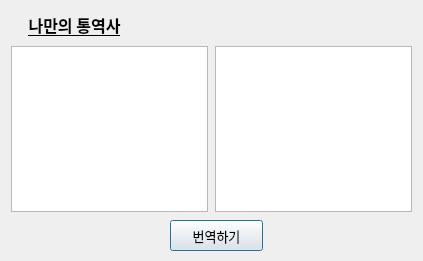
<?xml version="1.0" encoding="UTF-8"?>
<ui version="4.0">
 <class>Dialog</class>
 <widget class="QDialog" name="Dialog">
  <property name="geometry">
   <rect>
    <x>0</x>
    <y>0</y>
    <width>423</width>
    <height>261</height>
   </rect>
  </property>
  <property name="windowTitle">
   <string>Dialog</string>
  </property>
  <widget class="QLabel" name="title">
   <property name="geometry">
    <rect>
     <x>11</x>
     <y>11</y>
     <width>127</width>
     <height>28</height>
    </rect>
   </property>
   <property name="font">
    <font>
     <family>맑은 고딕</family>
     <pointsize>12</pointsize>
     <weight>75</weight>
     <bold>true</bold>
     <underline>true</underline>
    </font>
   </property>
   <property name="styleSheet">
    <string notr="true"/>
   </property>
   <property name="text">
    <string>나만의 통역사</string>
   </property>
   <property name="scaledContents">
    <bool>false</bool>
   </property>
   <property name="alignment">
    <set>Qt::AlignCenter</set>
   </property>
   <property name="margin">
    <number>0</number>
   </property>
  </widget>
  <widget class="QTextEdit" name="inP">
   <property name="geometry">
    <rect>
     <x>11</x>
     <y>46</y>
     <width>197</width>
     <height>166</height>
    </rect>
   </property>
   <property name="html">
    <string>&lt;!DOCTYPE HTML PUBLIC &quot;-//W3C//DTD HTML 4.0//EN&quot; &quot;http://www.w3.org/TR/REC-html40/strict.dtd&quot;&gt;
&lt;html&gt;&lt;head&gt;&lt;meta name=&quot;qrichtext&quot; content=&quot;1&quot; /&gt;&lt;style type=&quot;text/css&quot;&gt;
p, li { white-space: pre-wrap; }
&lt;/style&gt;&lt;/head&gt;&lt;body style=&quot; font-family:'Gulim'; font-size:9pt; font-weight:400; font-style:normal;&quot;&gt;
&lt;p style=&quot;-qt-paragraph-type:empty; margin-top:0px; margin-bottom:0px; margin-left:0px; margin-right:0px; -qt-block-indent:0; text-indent:0px;&quot;&gt;&lt;br /&gt;&lt;/p&gt;&lt;/body&gt;&lt;/html&gt;</string>
   </property>
  </widget>
  <widget class="QTextEdit" name="outP">
   <property name="geometry">
    <rect>
     <x>215</x>
     <y>46</y>
     <width>197</width>
     <height>166</height>
    </rect>
   </property>
   <property name="html">
    <string>&lt;!DOCTYPE HTML PUBLIC &quot;-//W3C//DTD HTML 4.0//EN&quot; &quot;http://www.w3.org/TR/REC-html40/strict.dtd&quot;&gt;
&lt;html&gt;&lt;head&gt;&lt;meta name=&quot;qrichtext&quot; content=&quot;1&quot; /&gt;&lt;style type=&quot;text/css&quot;&gt;
p, li { white-space: pre-wrap; }
&lt;/style&gt;&lt;/head&gt;&lt;body style=&quot; font-family:'Gulim'; font-size:9pt; font-weight:400; font-style:normal;&quot;&gt;
&lt;p style=&quot;-qt-paragraph-type:empty; margin-top:0px; margin-bottom:0px; margin-left:0px; margin-right:0px; -qt-block-indent:0; text-indent:0px;&quot;&gt;&lt;br /&gt;&lt;/p&gt;&lt;/body&gt;&lt;/html&gt;</string>
   </property>
  </widget>
  <widget class="QPushButton" name="Btn">
   <property name="geometry">
    <rect>
     <x>170</x>
     <y>220</y>
     <width>93</width>
     <height>31</height>
    </rect>
   </property>
   <property name="font">
    <font>
     <family>한컴 고딕</family>
     <pointsize>10</pointsize>
    </font>
   </property>
   <property name="text">
    <string>번역하기</string>
   </property>
  </widget>
 </widget>
 <resources/>
 <connections/>
</ui>
